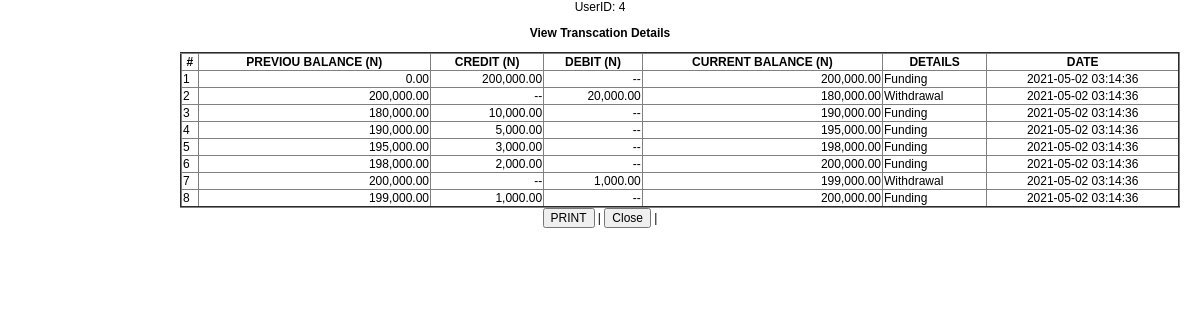
The app's page /details.php (signed in) with its own data.
### tables this page shows
CREATE TABLE `ledger` (
  `id` int(11) NOT NULL,
  `userId` int(11) NOT NULL,
  `bf` decimal(20,2) NOT NULL,
  `amnt` decimal(20,2) NOT NULL,
  `cf` decimal(20,2) NOT NULL,
  `detail` text NOT NULL,
  `status` int(1) NOT NULL DEFAULT '1',
  `date` date NOT NULL,
  `updated_at` timestamp NOT NULL DEFAULT CURRENT_TIMESTAMP ON UPDATE CURRENT_TIMESTAMP
);

### details.php (the view, shortened to what this page needs)
<?php
    $conn = mysqli_connect("localhost","root","","steamledgedb");
    if(isset($_SESSION['user_id']) and !empty($_SESSION['user_id']))
    {
        $uId = $_SESSION['user_id'];
        $gdf = mysqli_query($conn,"SELECT `id`, `userId`, `bf`, `amnt`, `cf`, `detail`, `status`, `date`,`updated_at` FROM `ledger` WHERE `userId`='$uId'");
       echo "<table border='2' style='border-collapse:collapse;' align='center' width='1000px'>";
       echo "<p align='center'>UserID: ".$_SESSION['user_id']."</p>";
       echo "<h3 align='center'>View Transcation Details</h3>";
       echo "<tr><th>#</th><th>Previou Balance (N)</th><th>Credit (N)</th><th>Debit (N)</th><th>Current Balance (N)</th><th>Details</th><th>Date</th></tr>";
       $i=0;
        while($rows = mysqli_fetch_assoc($gdf))
        {
                echo "<tr>";
                    echo "<td>".++$i."</td>";
                    echo "<td align='right'>".number_format($rows['bf'],2)."</td>";
                    echo "<td align='right'>".(($rows['detail']=='CR')?number_format($rows['amnt'],2):'--')."</td>";
                    echo "<td align='right'>".(($rows['detail']=='DR')?number_format($rows['amnt'],2):'--')."</td>";
                    echo "<td align='right'>".number_format($rows['cf'],2)."</td>";
                    echo "<td>".($rows['detail']=='CR'?'Funding':'Withdrawal')."</td>";
                    echo "<td align='center'>".$rows['updated_at']."</td>";
                echo "</tr>";
        }
       echo "</table>";
       echo "<div align='center'>
            <button onClick='window.print()'>PRINT</button> |
            <button onClick='window.close()'>Close</button> |
       </div>";
    }
?>

### details.php (style rules this page uses)
* { font-family:Arial, Helvetica, sans-serif; font-size:12px; }
th { text-transform:uppercase; }
td { text-transform:capitalize; }

### records on screen
ledger: bf "0.00", amnt "200,000.00", cf "200,000.00", detail "Funding", updated_at "2021-05-02 03:14:36"
ledger: bf "200,000.00", amnt "20,000.00", cf "180,000.00", detail "Withdrawal", updated_at "2021-05-02 03:14:36"
ledger: bf "180,000.00", amnt "10,000.00", cf "190,000.00", detail "Funding", updated_at "2021-05-02 03:14:36"
ledger: bf "190,000.00", amnt "5,000.00", cf "195,000.00", detail "Funding", updated_at "2021-05-02 03:14:36"
ledger: bf "195,000.00", amnt "3,000.00", cf "198,000.00", detail "Funding", updated_at "2021-05-02 03:14:36"
ledger: bf "198,000.00", amnt "2,000.00", cf "200,000.00", detail "Funding", updated_at "2021-05-02 03:14:36"
ledger: bf "200,000.00", amnt "1,000.00", cf "199,000.00", detail "Withdrawal", updated_at "2021-05-02 03:14:36"
ledger: bf "199,000.00", amnt "1,000.00", cf "200,000.00", detail "Funding", updated_at "2021-05-02 03:14:36"

### other values on screen
$_SESSION['user_id'] "4"
